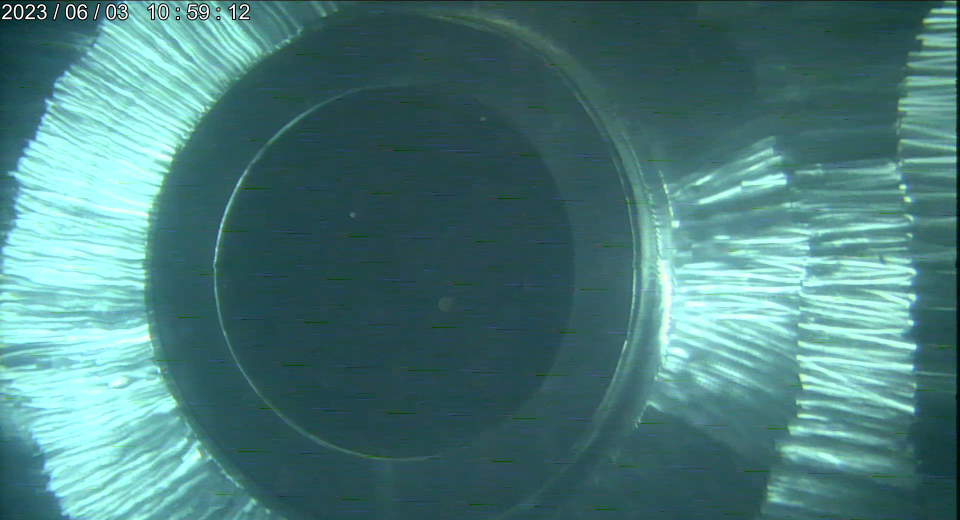
#> input picture image/1.png, 1920 x 1040 px, given in place of video_0000.avi, which was not available (shown at 1/2 size)
$ python debug_track.py
#> lines starting #> are read from the running program, lines starting #| are printed output that depends on the picture
import cv2
import numpy as np
import os
from collections import deque

# ========== 复用已有的工具函数 ==========

# [47 lines left out: functions get_ellipse_points_and_normals, search_along_normal, normalized_radius, not called in this run]

def mark_ellipse_on_frame(frame):
    window_name = "Mark Ellipse — Click points, Enter to fit, C to clear, Esc to quit"
    points = []
    img = frame.copy()

    # [20 lines left out: function mouse_cb, not called in this run]

    cv2.namedWindow(window_name, cv2.WINDOW_NORMAL)
    cv2.resizeWindow(window_name, 1000, 600)
    cv2.setMouseCallback(window_name, mouse_cb)

    while True:
        cv2.imshow(window_name, img)
        key = cv2.waitKey(50) & 0xFF
        if key == 13 and len(points) >= 5:
            pts_arr = np.array(points, dtype=np.float32).reshape(-1, 1, 2)
            ell = cv2.fitEllipse(pts_arr)
            cv2.destroyWindow(window_name)
            return ell
        elif key == ord('c'):
            points.clear()
            img = frame.copy()
        elif key == 27 or key == ord('q'):
            cv2.destroyWindow(window_name)
            return None
    cv2.destroyWindow(window_name)
    return None

# ========== 标注绘图 ==========

# [47 lines left out: function draw_debug_image, not called in this run]

# ========== 主程序 ==========

def main():
    output_dir = "debug_frames"
    os.makedirs(output_dir, exist_ok=True)

    video_path = 'video/video_0000.avi'
    cap = cv2.VideoCapture(video_path)
    if not cap.isOpened():
        print(f"无法打开视频: {video_path}")
        return

    total_frames = int(cap.get(cv2.CAP_PROP_FRAME_COUNT))
    print(f"总帧数: {total_frames}")

    # 第一帧
    ret, frame = cap.read()
#> frame is the input picture: shape (1040, 1920, 3); mean B, G, R 122.3, 122.5, 73.3
    if not ret:
        return
    h, w = frame.shape[:2]
#> h = 1040; w = 1920
    w_left = w // 2
#> w_left = 960
    left_frame = frame[:, :w_left]
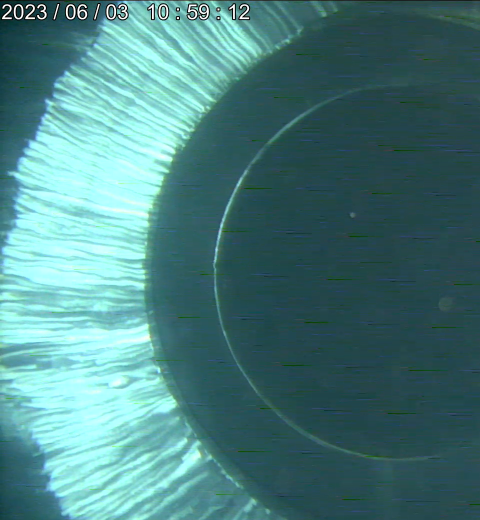
#> left_frame: shape (1040, 960, 3) (shown at 1/2 size); mean B, G, R 128.1, 127.4, 75.4

    print("请在第一帧标定椭圆...")
    initial_ellipse = mark_ellipse_on_frame(left_frame)
#> (key q is pressed here)
    if initial_ellipse is None:
        print("未标定")
        cap.release()
        return
    print(f"初始椭圆: center={initial_ellipse[0]}, axes={initial_ellipse[1]}, angle={initial_ellipse[2]:.1f}")

    # 参数
    TEMPLATE = np.array([-1, -2, -4, -2, -1, 0, 1, 2, 4, 2, 1])
    RESPONSE_THRESH = 10
    MIN_SEARCH = 25
    OUTLIER_R_SIGMA = 2.5
    VEL_EMA_ALPHA = 0.6

    prev_ellipse = initial_ellipse
    smooth_vx, smooth_vy = 0.0, 0.0
    lost_count = 0
    frame_idx = 1

    MAX_SAVE = 150  # 最多保存前 150 帧

    while True:
        ret, frame = cap.read()
        if not ret:
            break
        frame_idx += 1

        left_half = frame[:, :w_left].copy()
        gray = cv2.cvtColor(left_half, cv2.COLOR_BGR2GRAY)
        gray = cv2.GaussianBlur(gray, (5, 5), 0)

        (p_cx, p_cy), (p_a, p_b), p_angle = prev_ellipse
        ellipse_size = np.sqrt(p_a * p_b)

        # 预测
        pred_cx = p_cx + smooth_vx
        pred_cy = p_cy + smooth_vy
        pred_ellipse = ((pred_cx, pred_cy), (p_a, p_b), p_angle)

        # 自适应搜索
        search_length = max(MIN_SEARCH, int(ellipse_size * 0.15))
        num_samples = max(40, min(100, int(ellipse_size * 0.12)))

        if lost_count >= 3:
            search_length = int(search_length * (1.0 + 0.5 * lost_count))

        # 采样与搜索
        sampling_pts, normals = get_ellipse_points_and_normals(
            (pred_cx, pred_cy), (p_a / 2, p_b / 2), p_angle, num_samples
        )

        detected_pts = []
        scores = []
        for pt, n in zip(sampling_pts, normals):
            best_pt, score = search_along_normal(gray, pt, n, search_length, TEMPLATE)
            if best_pt is not None and score > RESPONSE_THRESH:
                detected_pts.append(best_pt)
                scores.append(score)

        # 离群剔除
        inliers = []
        if len(detected_pts) >= 5:
            pts_arr = np.array(detected_pts)
            radii = np.array([normalized_radius(pt, pred_ellipse) for pt in pts_arr])
            r_med = np.median(radii)
            r_mad = np.median(np.abs(radii - r_med))
            if r_mad < 0.05:
                r_mad = 0.15
            inlier_mask = np.abs(radii - 1.0) < OUTLIER_R_SIGMA * r_mad
            inliers = [detected_pts[i] for i in range(len(detected_pts)) if inlier_mask[i]]
        outliers = [p for p in detected_pts if p not in inliers]

        # 拟合
        fit_ok = False
        if len(inliers) >= 5:
            inliers_arr = np.array(inliers, dtype=np.float32)
            try:
                current_ellipse = cv2.fitEllipse(inliers_arr.reshape(-1, 1, 2))
                new_cx, new_cy = current_ellipse[0]
                drift = np.hypot(new_cx - pred_cx, new_cy - pred_cy)
                if drift < search_length * 2.5:
                    fit_ok = True
                    lost_count = 0
                    raw_vx = new_cx - p_cx
                    raw_vy = new_cy - p_cy
                    smooth_vx = VEL_EMA_ALPHA * raw_vx + (1 - VEL_EMA_ALPHA) * smooth_vx
                    smooth_vy = VEL_EMA_ALPHA * raw_vy + (1 - VEL_EMA_ALPHA) * smooth_vy
                    max_v = search_length
                    smooth_vx = np.clip(smooth_vx, -max_v, max_v)
                    smooth_vy = np.clip(smooth_vy, -max_v, max_v)
                    prev_ellipse = current_ellipse
                else:
                    lost_count += 1
            except cv2.error:
                lost_count += 1
        else:
            lost_count += 1

        if not fit_ok:
            current_ellipse = pred_ellipse
            smooth_vx *= 0.85
            smooth_vy *= 0.85

        # 保存调试图
        if frame_idx <= MAX_SAVE:
            # 在完整帧的左半边绘图
            full_vis = frame.copy()
            h_f, w_f = full_vis.shape[:2]
            wl = w_f // 2

            # 在左半部分绘图
            left_vis = full_vis[:, :wl].copy()
            if prev_ellipse is not None:
                cv2.ellipse(left_vis, prev_ellipse, (0, 255, 0), 2)

            # 搜索带
            (cx, cy), (a, b), angle = pred_ellipse
            overlay = left_vis.copy()
            outer_a = int(a/2 + search_length)
            outer_b = int(b/2 + search_length)
            inner_a = max(0, int(a/2 - search_length))
            inner_b = max(0, int(b/2 - search_length))
            cv2.ellipse(overlay, (int(cx), int(cy)), (outer_a, outer_b), angle, 0, 360, (200, 200, 100), -1)
            cv2.ellipse(overlay, (int(cx), int(cy)), (inner_a, inner_b), angle, 0, 360, (0, 0, 0), -1)
            cv2.addWeighted(overlay, 0.2, left_vis, 0.8, 0, left_vis)
            cv2.ellipse(left_vis, pred_ellipse, (0, 255, 255), 1)

            # 法向量线
            n_draw = min(20, len(sampling_pts))
            step = max(1, len(sampling_pts) // n_draw)
            for i, (pt, n) in enumerate(zip(sampling_pts[::step], normals[::step])):
                p1 = (int(pt[0] - n[0] * search_length), int(pt[1] - n[1] * search_length))
                p2 = (int(pt[0] + n[0] * search_length), int(pt[1] + n[1] * search_length))
                cv2.line(left_vis, p1, p2, (180, 180, 180), 1)

            # 内点与外点
            for pt in inliers:
                cv2.circle(left_vis, (int(pt[0]), int(pt[1])), 4, (255, 255, 0), -1)
            for pt in outliers:
                cv2.circle(left_vis, (int(pt[0]), int(pt[1])), 3, (0, 0, 255), -1)

            full_vis[:, :wl] = left_vis
            cv2.line(full_vis, (wl, 0), (wl, h_f), (100, 100, 100), 1)

            # 状态文字
            status = "TRACK" if fit_ok else "PREDICT"
            info = [
                f"Frame {frame_idx}  [{status}]",
                f"Inliers: {len(inliers)}/{len(detected_pts)}",
                f"Search: {search_length}px  Vel: ({smooth_vx:.1f},{smooth_vy:.1f})",
                f"Center: ({prev_ellipse[0][0]:.0f}, {prev_ellipse[0][1]:.0f})",
            ]
            color = (0, 255, 0) if fit_ok else (0, 200, 255)
            for i, t in enumerate(info):
                cv2.putText(full_vis, t, (10, 30 + i * 22),
                            cv2.FONT_HERSHEY_SIMPLEX, 0.5, color, 2)

            out_path = os.path.join(output_dir, f"frame_{frame_idx:04d}.png")
            cv2.imwrite(out_path, full_vis)

    cap.release()
    print(f"\n调试图已保存到 {output_dir}/")
    print(f"共处理 {frame_idx} 帧，最终 lost_count={lost_count}")

if __name__ == "__main__":
    main()

$ run again, on image/2.png
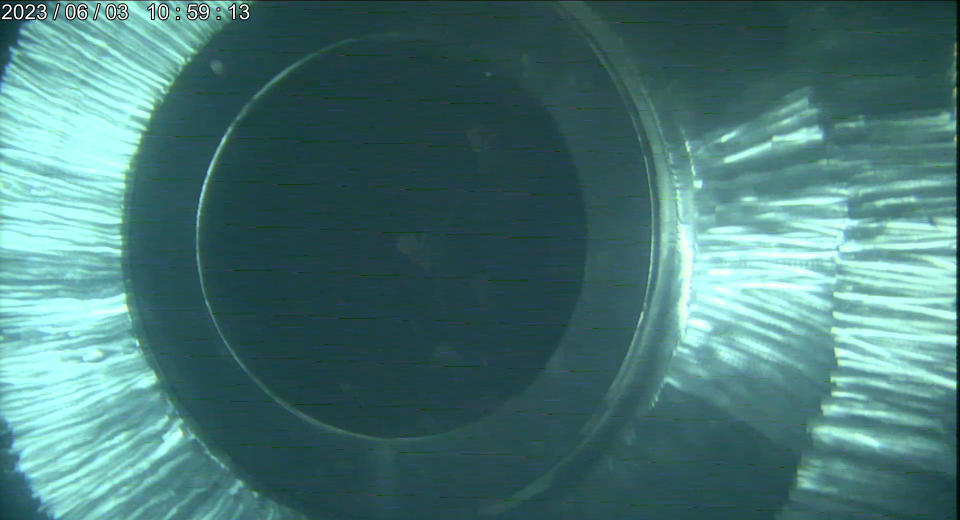
#> input picture image/2.png, 1920 x 1040 px, given in place of video_0000.avi, which was not available (shown at 1/2 size)
#> in main, frame is the input picture: shape (1040, 1920, 3); mean B, G, R 116.4, 117.4, 71.4
#> in main, `left_frame = frame[:, :w_left]`:
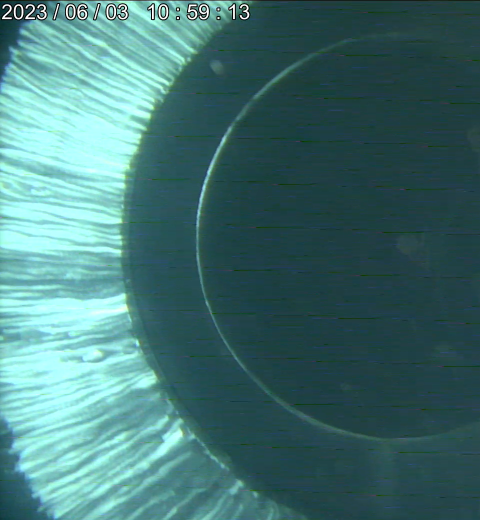
#> left_frame: shape (1040, 960, 3) (shown at 1/2 size); mean B, G, R 116.2, 116.4, 68.5
